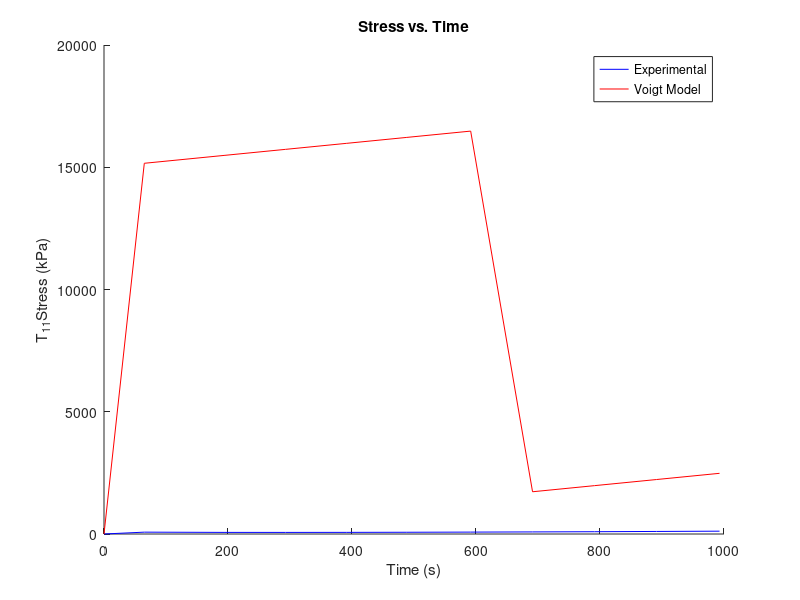

Here is the MATLAB script that generated this plot:
%Voigt Model
Data_1= [        0        0
                 0.0650   75.8767
                 0.1936   65.8009
                 0.2928   65.1989
                 0.3907   66.8687
                 0.4874   71.3780
                 0.5914   77.7775
                 0.6912   85.1249
                 0.7911   93.6079
                 0.8912  104.5513
                 0.9928  115.6836];
%Voigt Model
Strain_data = Data_1(:,1);
Strain_rate = zeros(length(Data_1),1);
Stress_Voigt = zeros(length(Data_1),1);
time_data = Data_1(:,1)/0.001;
%Coefficients
disp('The material coefficients for the Voigt Model are:')
k = 2500
c = 15000

%Calculating Strain Rate
for i = 2:7
    Strain_rate(i,1) = (Strain_data(i,1)-Strain_data(i-1,1))/(Strain_data(i,1) - Strain_data(i-1,1));
end



%Calculating stress from Voigt Model
for i=1:length(Data_1)
   Stress_Voigt(i,1) = k*Strain_data(i,1) + c*Strain_rate(i,1);
end
 Stress_Voigt(1,1) = 0;
%Plotting
figure
title('Stress vs. Time')
xlabel('Time (s)')
ylabel('T_{11}Stress (kPa)')
hold on
plot(time_data(:,1), Data_1(:,2),'b')
hold on
plot(time_data(:,1), Stress_Voigt(:,1),'r')
hold on
legend('Experimental','Voigt Model')
